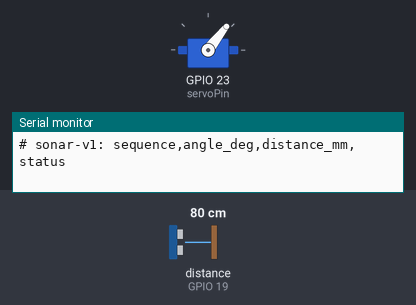
This program was run on a simulated ESP32. On the bench: servo, the last lines printed to the serial monitor. Wiring (inferred from the names in the program): ultrasonic range finder: trigger GPIO 18; echo GPIO 19. Inputs (shaded band) come from the test bench; at power-on: distance to the obstacle (sensor on GPIO 19) 80 cm. The echo pulse lasts 58.3 µs per cm; servo pulses on a pin are drawn as a servo (544–2400 µs = 0–180°).

Above: at 0.11 s.
At 7.2 s:
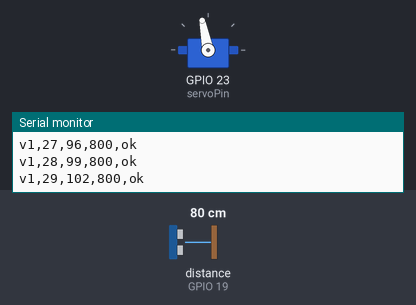
7.3 s: distance to the obstacle (sensor on GPIO 19) set to 2 cm
At 9.95 s:
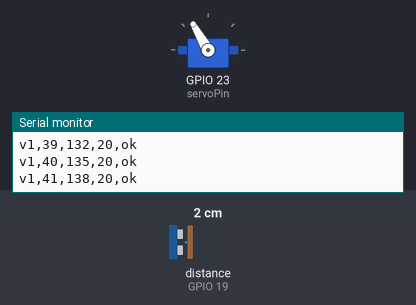
Timing chart, 0 to 16.3 s (numbered marks = the images above; inputs shaded):
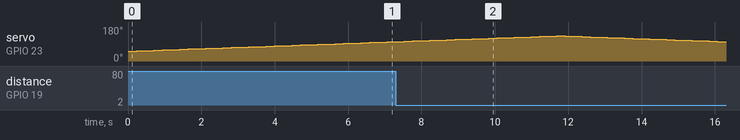

The program:

main.cpp
```cpp
#include "config.h"
#include "measurement.h"
#include <Arduino.h>
#include <esp_arduino_version.h>

namespace {
int angle = config::sweepEnabled ? config::minAngle : 90;
int direction = 1;
uint32_t movedAt = 0;
uint32_t sampledAt = 0;
uint32_t sequence = 0;
uint16_t samples[3] = {};
unsigned int sampleCount = 0;
bool ready = false;

void moveServo(int degrees) {
  const uint32_t pulseUs =
      config::servoMinUs + (config::servoMaxUs - config::servoMinUs) *
                               static_cast<uint32_t>(degrees) / 180UL;
  const uint32_t duty =
      pulseUs * ((1UL << config::pwmBits) - 1) / (1000000UL / config::pwmHz);
#if ESP_ARDUINO_VERSION_MAJOR >= 3
  ledcWrite(config::servoPin, duty);
#else
  ledcWrite(0, duty);
#endif
}

uint16_t measure() {
  digitalWrite(config::triggerPin, LOW);
  delayMicroseconds(2);
  digitalWrite(config::triggerPin, HIGH);
  delayMicroseconds(10);
  digitalWrite(config::triggerPin, LOW);
  return sonar::distanceMm(
      pulseIn(config::echoPin, HIGH, config::echoTimeoutUs));
}
} // namespace

void setup() {
  Serial.begin(115200);
  pinMode(config::triggerPin, OUTPUT);
  digitalWrite(config::triggerPin, LOW);
  pinMode(config::echoPin, INPUT);
  if (config::sweepEnabled) {
#if ESP_ARDUINO_VERSION_MAJOR >= 3
    if (!ledcAttach(config::servoPin, config::pwmHz, config::pwmBits)) {
      Serial.println("# error: servo PWM initialization failed");
      return;
    }
#else
    if (ledcSetup(0, config::pwmHz, config::pwmBits) == 0) {
      Serial.println("# error: servo PWM initialization failed");
      return;
    }
    ledcAttachPin(config::servoPin, 0);
#endif
    moveServo(angle);
  }
  Serial.println("# sonar-v1: sequence,angle_deg,distance_mm,status");
  movedAt = sampledAt = millis();
  ready = true;
}

void loop() {
  if (!ready) {
    delay(20);
    return;
  }
  const uint32_t now = millis();
  if (!sonar::elapsed(now, movedAt, config::settleMs) ||
      !sonar::elapsed(now, sampledAt, config::sampleIntervalMs)) {
    delay(1);
    return;
  }
  sampledAt = now;
  samples[sampleCount++] = measure();
  if (sampleCount != 3)
    return;
  const uint16_t distance =
      sonar::medianReturn(samples[0], samples[1], samples[2]);
  Serial.printf("v1,%lu,%d,%u,%s\n", static_cast<unsigned long>(sequence++),
                angle, static_cast<unsigned int>(distance),
                distance ? "ok" : "no_return");
  sampleCount = 0;
  if (config::sweepEnabled) {
    angle = sonar::nextAngle(angle, direction, config::minAngle,
                             config::maxAngle, config::angleStep);
    moveServo(angle);
  }
  movedAt = millis();
}
```

measurement.h
```cpp
#pragma once
#include <stdint.h>

namespace sonar {
// Round-trip travel time at approximately 20 C. Zero means no usable return.
inline uint16_t distanceMm(uint32_t pulseUs) {
  if (pulseUs == 0 || pulseUs > 25000)
    return 0;
  const uint32_t mm = (pulseUs * 343UL + 1000UL) / 2000UL;
  return mm >= 20 && mm <= 4000 ? static_cast<uint16_t>(mm) : 0;
}

inline uint16_t medianReturn(uint16_t a, uint16_t b, uint16_t c) {
  // Require a majority of valid echoes; one stray return is not a detection.
  uint16_t values[3] = {a, b, c};
  unsigned int count = 0;
  for (auto value : values)
    if (value != 0)
      values[count++] = value;
  if (count < 2)
    return 0;
  for (unsigned int i = 0; i < count; ++i)
    for (unsigned int j = i + 1; j < count; ++j)
      if (values[j] < values[i]) {
        auto tmp = values[i];
        values[i] = values[j];
        values[j] = tmp;
      }
  return count == 3 ? values[1]
                    : static_cast<uint16_t>((values[0] + values[1]) / 2);
}

inline int nextAngle(int angle, int &direction, int low, int high, int step) {
  int next = angle + direction * step;
  if (next >= high) {
    direction = -1;
    return high;
  }
  if (next <= low) {
    direction = 1;
    return low;
  }
  return next;
}

inline bool elapsed(uint32_t now, uint32_t then, uint32_t interval) {
  return static_cast<uint32_t>(now - then) >= interval;
}
} // namespace sonar
```

config.h
```cpp
#pragma once

// Classic ESP32 DevKit/WROOM pin assignment; review before wiring another
// board.
namespace config {
constexpr int triggerPin = 18;
constexpr int echoPin = 19; // HC-SR04 Echo must pass through a voltage divider.
constexpr int servoPin = 23;
constexpr bool sweepEnabled = true;
constexpr int minAngle = 15;
constexpr int maxAngle = 165;
constexpr int angleStep = 3;
constexpr unsigned long sampleIntervalMs = 65;
constexpr unsigned long settleMs = 100;
constexpr unsigned long echoTimeoutUs = 25000;
constexpr unsigned int servoMinUs = 1000;
constexpr unsigned int servoMaxUs = 2000;
constexpr unsigned int pwmHz = 50;
constexpr unsigned int pwmBits = 16;
static_assert(minAngle >= 0 && maxAngle <= 180 && minAngle < maxAngle,
              "Invalid sweep limits");
static_assert(angleStep > 0 && angleStep <= maxAngle - minAngle,
              "Invalid sweep step");
static_assert(triggerPin != echoPin && triggerPin != servoPin &&
                  echoPin != servoPin,
              "Pins must be distinct");
} // namespace config
```

Measured:
- by itself, servo on GPIO 23 (servoPin): rises from 102° to 133° in 4.2 s, then falls to 101° in 4.6 s
